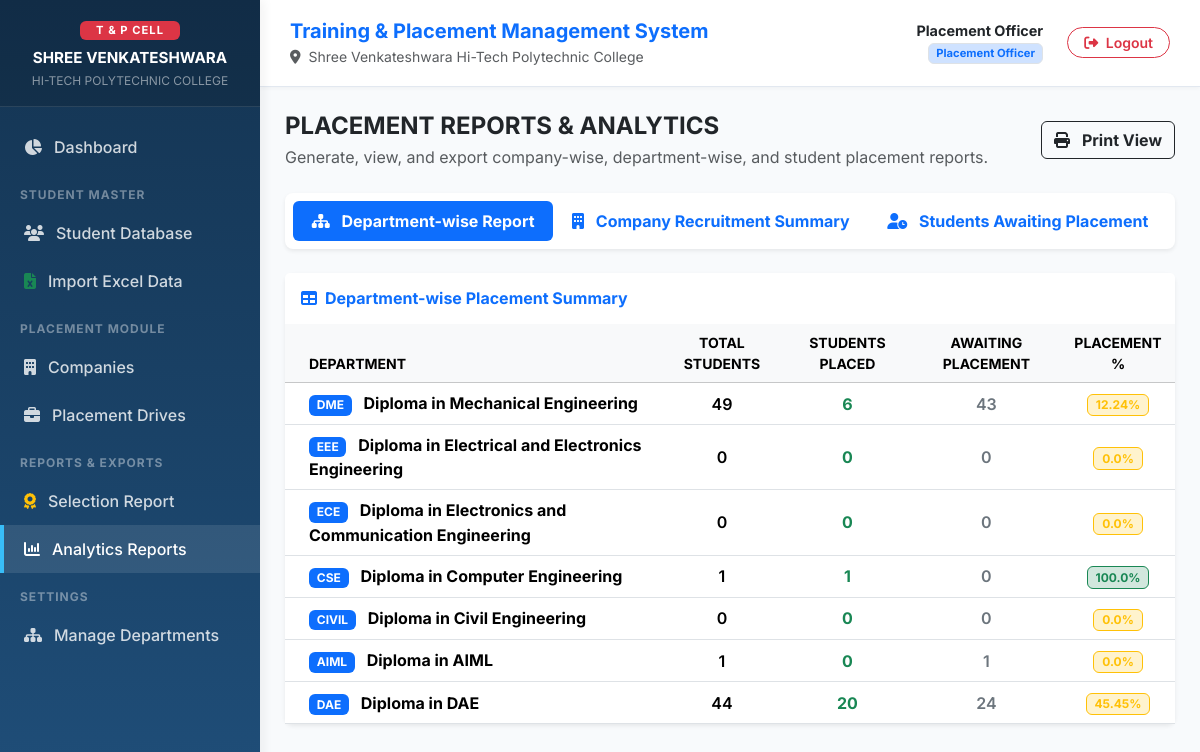
The app's page /reports/ (signed in) with its own data.
### placement_app/models.py (models this page shows, shortened)
class Department(models.Model):
    code = models.CharField(max_length=10, unique=True, help_text="e.g. DME, EEE, ECE, CSE, CIVIL")
    name = models.CharField(max_length=100, help_text="e.g. Diploma in Mechanical Engineering")

### placement_app/views.py (the view, shortened to what this page needs)
# urls.py: path('reports/', views.reports_hub_view, name='reports_hub'),
@login_required
def reports_hub_view(request):
    report_type = request.GET.get('type', 'dept_wise')
    departments = Department.objects.all()
    data = {}
    if report_type == 'dept_wise':
        dept_stats = []
        for d in departments:
            total = Student.objects.filter(department=d).count()
            placed = Student.objects.filter(department=d, placement_status='PLACED').count()
            pct = round((placed / total * 100), 2) if total > 0 else 0.0
            dept_stats.append({
                'department': d,
                'total': total,
                'placed': placed,
                'unplaced': total - placed,
                'pct': pct
            })
        data['dept_stats'] = dept_stats
    elif report_type == 'unplaced':
        unplaced_students = Student.objects.filter(placement_status='UNPLACED').select_related('department')
        data['unplaced_students'] = unplaced_students
    context = {
        'report_type': report_type,
        'data': data,
    }
    return render(request, 'reports/reports_hub.html', context)

### placement_app/templates/reports/reports_hub.html (shortened to what this page needs)
{% extends 'base.html' %}
{% block content %}
<div class="d-flex justify-content-between align-items-center mb-4">
    <div>
        <h4 class="fw-bold text-dark mb-1">PLACEMENT REPORTS & ANALYTICS</h4>
        <p class="text-muted mb-0">Generate, view, and export company-wise, department-wise, and student placement reports.</p>
    </div>
    <div class="no-print">
        <button onclick="window.print()" class="btn btn-outline-dark fw-bold"><i class="fa-solid fa-print me-2"></i> Print View</button>
    </div>
</div>
<div class="card border-0 shadow-sm rounded-3 mb-4 no-print">
    <div class="card-body p-2">
        <ul class="nav nav-pills nav-fill">
            <li class="nav-item">
                <a class="nav-link fw-bold {% if report_type == 'dept_wise' %}active{% endif %}" href="?type=dept_wise">
                    <i class="fa-solid fa-sitemap me-2"></i> Department-wise Report
                </a>
            </li>
            <li class="nav-item">
                <a class="nav-link fw-bold {% if report_type == 'company_wise' %}active{% endif %}" href="?type=company_wise">
                    <i class="fa-solid fa-building me-2"></i> Company Recruitment Summary
                </a>
            </li>
            <li class="nav-item">
                <a class="nav-link fw-bold {% if report_type == 'unplaced' %}active{% endif %}" href="?type=unplaced">
                    <i class="fa-solid fa-user-clock me-2"></i> Students Awaiting Placement
                </a>
            </li>
        </ul>
    </div>
</div>
{% if report_type == 'dept_wise' %}
<div class="card border-0 shadow-sm rounded-3">
    <div class="card-header bg-white py-3 border-0">
        <h6 class="fw-bold mb-0 text-primary"><i class="fa-solid fa-table me-2"></i>Department-wise Placement Summary</h6>
    </div>
    <div class="card-body p-0">
        <div class="table-responsive">
            <table class="table table-hover align-middle mb-0 text-center">
                <thead class="table-light text-muted small text-uppercase">
                    <tr>
                        <th class="text-start ps-4">Department</th>
                        <th>Total Students</th>
                        <th>Students Placed</th>
                        <th>Awaiting Placement</th>
                        <th>Placement %</th>
                    </tr>
                </thead>
                <tbody>
                    {% for item in data.dept_stats %}
                    <tr>
                        <td class="text-start ps-4 fw-bold">
                            <span class="badge bg-primary me-2">{{ item.department.code }}</span>
                            {{ item.department.name }}
                        </td>
                        <td class="fw-semibold">{{ item.total }}</td>
                        <td class="fw-bold text-success">{{ item.placed }}</td>
                        <td class="fw-semibold text-secondary">{{ item.unplaced }}</td>
                        <td class="fw-bold fs-6">
                            {% if item.pct >= 50 %}
                                <span class="badge bg-success-subtle text-success border border-success">{{ item.pct }}%</span>
                            {% else %}
                                <span class="badge bg-warning-subtle text-warning border border-warning">{{ item.pct }}%</span>
                            {% endif %}
                        </td>
                    </tr>
                    {% endfor %}
                </tbody>
            </table>
        </div>
    </div>
</div>
{% endif %}
{% endblock %}

### placement_app/templates/base.html (shortened to what this page needs)
<!DOCTYPE html>
<html lang="en">
<head>
    <link href="https://cdn.jsdelivr.net/npm/bootstrap@5.3.2/dist/css/bootstrap.min.css" rel="stylesheet">
    <link href="https://cdnjs.cloudflare.com/ajax/libs/font-awesome/6.4.2/css/all.min.css" rel="stylesheet">
</head>
<body>
    {% if user.is_authenticated %}
    <nav id="sidebar">
        <div class="brand-header text-center py-3 px-3">
            <div class="badge bg-danger mb-2 px-3 py-1 text-uppercase" style="font-size: 0.7rem; letter-spacing: 1px;">T & P CELL</div>
            <h6 class="fw-bold text-white mb-1" style="font-size: 0.95rem; line-height: 1.3;">SHREE VENKATESHWARA</h6>
            <small class="text-white-50" style="font-size: 0.75rem; display: block;">HI-TECH POLYTECHNIC COLLEGE</small>
        </div>
        <ul class="nav flex-column mt-3">
            <li class="nav-item">
                <a href="{% url 'dashboard' %}" class="nav-link {% if request.resolver_match.url_name == 'dashboard' %}active{% endif %}">
                    <i class="fa-solid fa-chart-pie"></i> Dashboard
                </a>
            </li>
            <div class="nav-header">STUDENT MASTER</div>
            <li class="nav-item">
                <a href="{% url 'student_list' %}" class="nav-link {% if 'student' in request.resolver_match.url_name and 'import' not in request.resolver_match.url_name %}active{% endif %}">
                    <i class="fa-solid fa-users"></i> Student Database
                </a>
            </li>
            <li class="nav-item">
                <a href="{% url 'import_excel' %}" class="nav-link {% if 'import' in request.resolver_match.url_name %}active{% endif %}">
                    <i class="fa-solid fa-file-excel text-success"></i> Import Excel Data
                </a>
            </li>
            <div class="nav-header">PLACEMENT MODULE</div>
            <li class="nav-item">
                <a href="{% url 'company_list' %}" class="nav-link {% if 'company' in request.resolver_match.url_name %}active{% endif %}">
                    <i class="fa-solid fa-building"></i> Companies
                </a>
            </li>
            <li class="nav-item">
                <a href="{% url 'drive_list' %}" class="nav-link {% if 'drive' in request.resolver_match.url_name %}active{% endif %}">
                    <i class="fa-solid fa-briefcase"></i> Placement Drives
                </a>
            </li>
            <div class="nav-header">REPORTS & EXPORTS</div>
            <li class="nav-item">
                <a href="{% url 'selection_report' %}" class="nav-link {% if 'selection' in request.resolver_match.url_name %}active{% endif %}">
                    <i class="fa-solid fa-award text-warning"></i> Selection Report
                </a>
            </li>
            <li class="nav-item">
                <a href="{% url 'reports_hub' %}" class="nav-link {% if 'reports_hub' in request.resolver_match.url_name %}active{% endif %}">
                    <i class="fa-solid fa-chart-column"></i> Analytics Reports
                </a>
            </li>
            <div class="nav-header">SETTINGS</div>
            <li class="nav-item">
                <a href="{% url 'department_list' %}" class="nav-link {% if 'department' in request.resolver_match.url_name %}active{% endif %}">
                    <i class="fa-solid fa-sitemap"></i> Manage Departments
                </a>
            </li>
        </ul>
    </nav>
    {% endif %}
    <div id="content" {% if not user.is_authenticated %}style="margin-left: 0; padding: 0;"{% endif %}>
        {% if user.is_authenticated %}
        <header class="top-navbar">
            <div>
                <h5 class="fw-bold mb-0 text-primary" style="line-height: 1.3;">Training & Placement Management System</h5>
                <small class="text-muted"><i class="fa-solid fa-location-dot me-1"></i> Shree Venkateshwara Hi-Tech Polytechnic College</small>
            </div>
            <div class="d-flex align-items-center gap-3">
                <div class="text-end me-2">
                    <span class="fw-bold d-block text-dark" style="font-size: 0.9rem; line-height: 1.2;">{{ user.get_full_name|default:user.username }}</span>
                    <span class="badge bg-primary-subtle text-primary border" style="font-size: 0.7rem;">Placement Officer</span>
                </div>
                <a href="{% url 'logout' %}" class="btn btn-outline-danger btn-sm rounded-pill px-3 fw-semibold">
                    <i class="fa-solid fa-right-from-bracket me-1"></i> Logout
                </a>
            </div>
        </header>
        {% endif %}
        {% block content %}{% endblock %}
    </div>
</body>
</html>

### placement_app/templates/base.html (style rules this page uses)
:root { --sidebar-width: 260px; --primary-blue: #1F4E79; --primary-dark: #143452; --accent-red: #D9534F; --bg-light: #F8FAFC; }
body { font-family: 'Inter', sans-serif; background-color: var(--bg-light); color: #334155; min-height: 100vh; }
#sidebar { width: var(--sidebar-width); position: fixed; top: 0; left: 0; bottom: 0; background: linear-gradient(180deg, var(--primary-dark) 0%, var(--primary-blue) 100%); color: #fff; z-index: 1000; transition: all 0.3s; box-shadow: 4px 0 10px rgba(0,0,0,0.05); }
#sidebar .brand-header { padding: 20px 15px; background: rgba(0,0,0,0.15); border-bottom: 1px solid rgba(255,255,255,0.1); }
#sidebar .nav-link { color: rgba(255,255,255,0.8); padding: 12px 20px; font-weight: 500; display: flex; align-items: center; gap: 12px; border-left: 4px solid transparent; transition: all 0.2s; }
#sidebar .nav-link:hover, #sidebar .nav-link.active { color: #fff; background: rgba(255,255,255,0.1); border-left-color: #38BDF8; }
#sidebar .nav-header { font-size: 0.75rem; text-transform: uppercase; letter-spacing: 1px; color: rgba(255,255,255,0.4); padding: 15px 20px 5px 20px; font-weight: 700; }
#content { margin-left: var(--sidebar-width); padding: 25px; transition: all 0.3s; }
.top-navbar { background: #fff; padding: 18px 30px; margin: -25px -25px 25px -25px; border-bottom: 1px solid #E2E8F0; display: flex; justify-content: space-between; align-items: center; box-shadow: 0 2px 4px rgba(0,0,0,0.03); position: sticky; top: 0; z-index: 999; }

### records on screen
Department: department.code "DME", department.name "Diploma in Mechanical Engineering", total "49", placed "6", unplaced "43", pct "12.24"
Department: department.code "EEE", department.name "Diploma in Electrical and Electronics Engineering", total "0", placed "0", unplaced "0", pct "0.0"
Department: department.code "ECE", department.name "Diploma in Electronics and Communication Engineering", total "0", placed "0", unplaced "0", pct "0.0"
Department: department.code "CSE", department.name "Diploma in Computer Engineering", total "1", placed "1", unplaced "0", pct "100.0"
Department: department.code "CIVIL", department.name "Diploma in Civil Engineering", total "0", placed "0", unplaced "0", pct "0.0"
Department: department.code "AIML", department.name "Diploma in AIML", total "1", placed "0", unplaced "1", pct "0.0"
Department: department.code "DAE", department.name "Diploma in DAE", total "44", placed "20", unplaced "24", pct "45.45"

### other values on screen
{{ user.get_full_name|default:user.username }} "Placement Officer"
